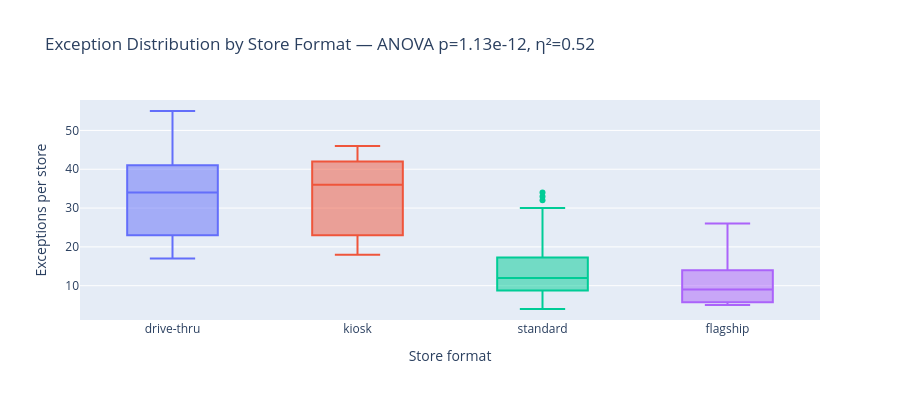

This figure's notebook cell:
### Markdown cell above
## Layer 2 — Segmentation Analysis

### 2.1 Assumption checks — Store format ANOVA

Before running the one-way ANOVA, we verify the two key parametric assumptions:
- **Normality:** Shapiro-Wilk test per store-format group
- **Homogeneity of variance:** Levene's test

Significance threshold: p > 0.05 = assumption satisfied
If either assumption fails, Kruskal-Wallis (already in the next cell) is the authoritative test.

### Code cell
store_exc_fmt = store_exc.merge(stores[['store_id','store_format','region','area_manager','field_rep']], on='store_id', how='left')

fmt_groups = [group['exceptions'].values for _, group in store_exc_fmt.groupby('store_format')]
fmt_names = store_exc_fmt.groupby('store_format')['exceptions'].mean().sort_values(ascending=False).index.tolist()

# One-way ANOVA
f_stat, p_anova = stats.f_oneway(*fmt_groups)

# Kruskal-Wallis (non-parametric, robust to non-normality)
h_stat, p_kw = stats.kruskal(*fmt_groups)

# Effect size (eta-squared)
grand_mean = store_exc_fmt['exceptions'].mean()
ss_between = sum(len(g) * (g.mean() - grand_mean)**2 for g in fmt_groups)
ss_total = ((store_exc_fmt['exceptions'] - grand_mean)**2).sum()
eta_sq = ss_between / ss_total

fmt_summary = store_exc_fmt.groupby('store_format')['exceptions'].agg(['mean','median','std','count']).round(1)
fmt_summary = fmt_summary.reindex(fmt_names)

fig = px.box(store_exc_fmt, x='store_format', y='exceptions', color='store_format',
             category_orders={'store_format': fmt_names},
             title=f'Exception Distribution by Store Format — ANOVA p={p_anova:.2e}, η²={eta_sq:.2f}',
             labels={'store_format':'Store format','exceptions':'Exceptions per store'})
fig.update_layout(showlegend=False, height=400)
fig.show()

print('Statistical tests:')
print(f'  ANOVA:          F={f_stat:.2f}, p={p_anova:.2e}')
print(f'  Kruskal-Wallis:  H={h_stat:.2f}, p={p_kw:.2e}')
print(f'  Effect size (η²): {eta_sq:.3f}  ({"large" if eta_sq>0.14 else "medium" if eta_sq>0.06 else "small"})')
print()
print('Descriptive statistics by format:')
print(fmt_summary.to_string())

### Figure 1 — Plotly figure (JSON) as saved in the notebook; plotly's stock layout.template omitted (floating-point values rounded to 4 significant figures)
{"data": [{"alignmentgroup": "True", "hovertemplate": "Store format=%{x}<br>Exceptions per store=%{y}<extra></extra>", "legendgroup": "drive-thru", "marker": {"color": "#636efa"}, "name": "drive-thru", "notched": false, "offsetgroup": "drive-thru", "orientation": "v", "showlegend": true, "type": "box", "x": ["drive-thru", "drive-thru", "drive-thru", "drive-thru", "drive-thru", "drive-thru", "drive-thru", "drive-thru", "drive-thru", "drive-thru", "drive-thru", "drive-thru", "drive-thru", "drive-thru"], "x0": " ", "xaxis": "x", "y": [55, 55, 51, 41, 39, 38, 37, 31, 29, 26, 23, 23, 21, 17], "y0": " ", "yaxis": "y"}, {"alignmentgroup": "True", "hovertemplate": "Store format=%{x}<br>Exceptions per store=%{y}<extra></extra>", "legendgroup": "kiosk", "marker": {"color": "#EF553B"}, "name": "kiosk", "notched": false, "offsetgroup": "kiosk", "orientation": "v", "showlegend": true, "type": "box", "x": ["kiosk", "kiosk", "kiosk", "kiosk", "kiosk", "kiosk", "kiosk", "kiosk"], "x0": " ", "xaxis": "x", "y": [46, 44, 40, 40, 32, 23, 23, 18], "y0": " ", "yaxis": "y"}, {"alignmentgroup": "True", "hovertemplate": "Store format=%{x}<br>Exceptions per store=%{y}<extra></extra>", "legendgroup": "standard", "marker": {"color": "#00cc96"}, "name": "standard", "notched": false, "offsetgroup": "standard", "orientation": "v", "showlegend": true, "type": "box", "x": ["standard", "standard", "standard", "standard", "standard", "standard", "standard", "standard", "standard", "standard", "standard", "standard", "standard", "standard", "standard", "standard", "standard", "standard", "standard", "standard", "standard", "standard", "standard", "standard", "standard", "standard", "standard", "standard", "standard", "standard", "standard", "standard", "standard", "standard", "standard", "standard", "standard", "standard", "standard", "standard", "standard", "standard", "standard", "standard", "standard", "standard", "standard", "standard", "standard", "standard", "standard", "standard", "standard", "standard", "standard", "standard", "standard"], "x0": " ", "xaxis": "x", "y": [34, 33, 32, 30, 26, 23, 23, 23, 22, 21, 21, 19, 18, 18, 17, 17, 17, 17, 17, 17, 16, 16, 16, 16, 14, 13, 13, 13, 12, 11, 11, 11, 11, 10, 10, 10, 10, 9, 9, 9, 9, 9, 9, 8, 8, 7, 7, 6, 6, 6, 6, 6, 5, 5, 5, 4, 4], "y0": " ", "yaxis": "y"}, {"alignmentgroup": "True", "hovertemplate": "Store format=%{x}<br>Exceptions per store=%{y}<extra></extra>", "legendgroup": "flagship", "marker": {"color": "#ab63fa"}, "name": "flagship", "notched": false, "offsetgroup": "flagship", "orientation": "v", "showlegend": true, "type": "box", "x": ["flagship", "flagship", "flagship", "flagship", "flagship"], "x0": " ", "xaxis": "x", "y": [26, 10, 9, 6, 5], "y0": " ", "yaxis": "y"}], "layout": {"boxmode": "overlay", "height": 400, "legend": {"title": {"text": "Store format"}, "tracegroupgap": 0}, "showlegend": false, "title": {"text": "Exception Distribution by Store Format — ANOVA p=1.13e-12, η²=0.52"}, "xaxis": {"anchor": "y", "categoryarray": ["drive-thru", "kiosk", "standard", "flagship"], "categoryorder": "array", "domain": [0.0, 1.0], "title": {"text": "Store format"}}, "yaxis": {"anchor": "x", "domain": [0.0, 1.0], "title": {"text": "Exceptions per store"}}}}
